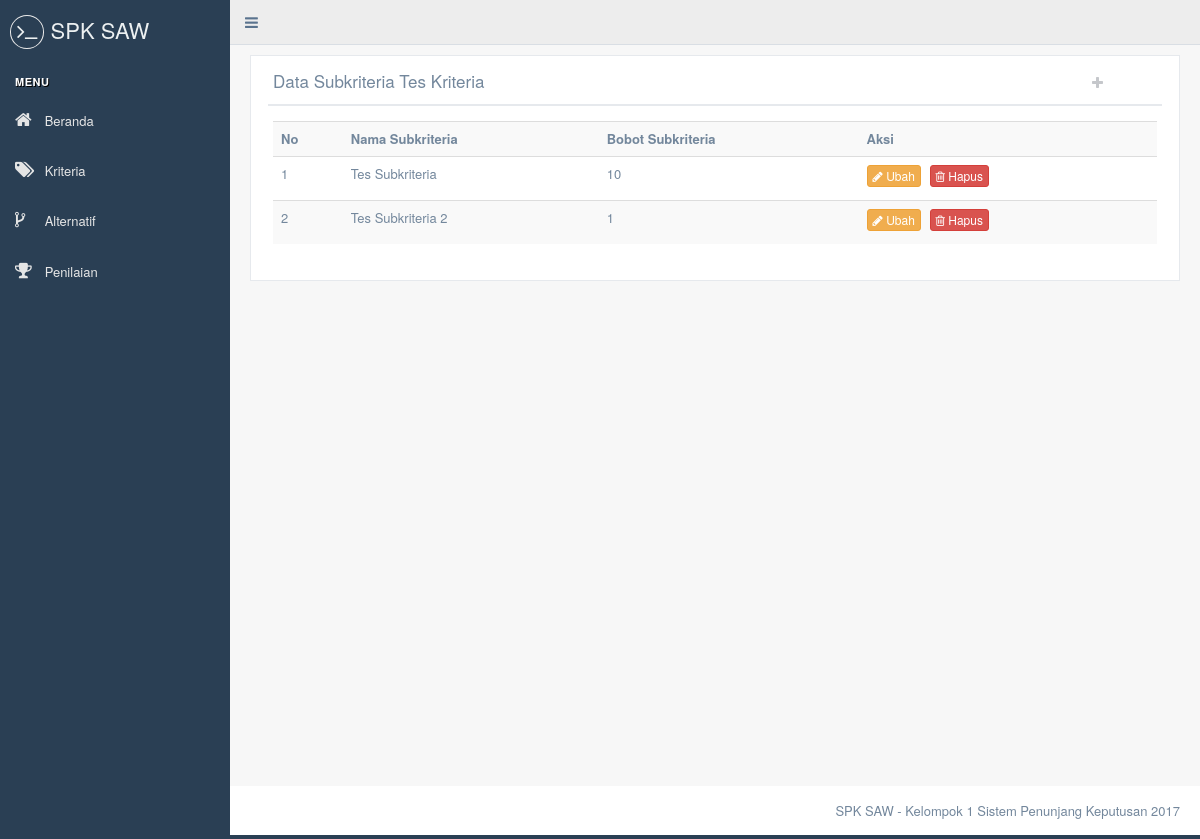
The page /subkriteria.php?id=18 on the database its author committed.
### tables this page shows
CREATE TABLE `kriteria` (
  `id` int(2) NOT NULL,
  `nama` varchar(25) NOT NULL,
  `bobot` int(2) NOT NULL,
  `jenis` varchar(10) NOT NULL
);

CREATE TABLE `subkriteria` (
  `id` int(2) NOT NULL,
  `nama` varchar(25) NOT NULL,
  `bobot` int(2) NOT NULL,
  `id_kriteria` int(2) NOT NULL
);

### crud_subkriteria.php (the view, shortened to what this page needs)
<?php
	require 'koneksi.php';
	function get_subkriteria() {
		global $koneksi;
		$sql = "SELECT * FROM subkriteria WHERE id_kriteria = " .$_GET['id'];
		$query = mysqli_query($koneksi, $sql);
		if(mysqli_num_rows($query) == 0) {
			echo "Belum ada subkriteria";
		} else {
?>
			<table class="table table-striped">
				<tr>
					<th>No</th>
					<th>Nama Subkriteria</th>
					<th>Bobot Subkriteria</th>
					<th>Aksi</th>
				</tr>
<?php
			$no = 1;
			while($row = mysqli_fetch_assoc($query)) {
?>
				<tr>
					<td><?php echo $no; ?></td>
					<td><?php echo $row['nama']; ?></td>
					<td><?php echo $row['bobot']; ?></td>
					<td>
						<a class="btn btn-warning btn-xs" data-toggle="modal" data-placement="right" data-target="#modal_ubah_subkriteria_<?php echo $row['id']; ?>"><i class="fa fa-pencil"></i> Ubah</a>
						<a class="btn btn-danger btn-xs" data-toggle="modal" data-placement="right" data-target="#modal_hapus_subkriteria_<?php echo $row['id']; ?>"><i class="fa fa-trash-o"></i> Hapus</a>
					</td>
				</tr>
<?php
				$no++;
			}
?>
			</table>
<?php
		}
	}
?>

### subkriteria.php (shortened to what this page needs)
<?php
	require 'crud_subkriteria.php';
?>
<!DOCTYPE html>
<html>
<head>
	<?php require 'layout/header.php'; ?>
</head>
<body class="nav-md">
	<div class="container body">
		<div class="main_container">
			<?php
				require 'layout/side_menu.php';
				require 'layout/top_navigation.php';
			?>
			<div class="right_col" role="main">
				<div class="">
					<div class="row">
						<div class="col-md-12 col-sm-12 col-xs-12">
							<div class="x_panel">
								<div class="x_title">
									<?php
										$sql = "SELECT * FROM kriteria WHERE id = " .$_GET['id'];
										$query = mysqli_query($koneksi, $sql);
										$row = mysqli_fetch_assoc($query);
									?>
									<h2>Data Subkriteria <?php echo $row['nama']; ?></h2>
									<ul class="nav navbar-right panel_toolbox">
										<li><a class="" data-toggle="modal" data-placement="right" data-target="#modal_tambah_subkriteria" title="Tambah Subkriteria"><i class="fa fa-plus"></i></a></li>
									</ul>
									<div class="clearfix"></div>
								</div>
								<div class="x_content">
									<?php
										get_subkriteria();
									?>
								</div>
							</div>
						</div>
					</div>
				</div>
			</div>
			<?php require 'layout/footer.php'; ?>
		</div>
	</div>
</body>
</html>

### rows shown on the page
kriteria: nama "Tes Kriteria"
subkriteria: nama "Tes Subkriteria", bobot "10"
subkriteria: nama "Tes Subkriteria 2", bobot "1"
